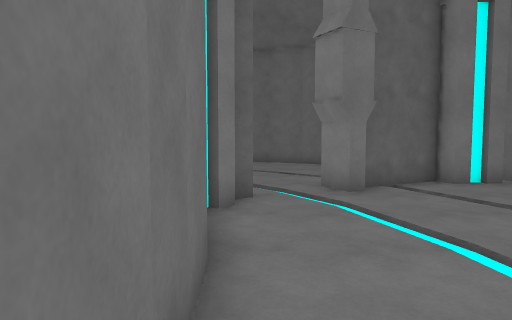
view 1 (above)

16 first-person views from a walk through a scene from a Unity 3-D project. The camera is 1.4 m above the floor, tilts 4° down and sees 70° across. The floor is counted in squares, 1 m on a side. Each view is taken from the middle of a square. On the plan, view 1 faces up. The plan holds only what a view shows up to about 16 squares ahead; the rest is blank. The place goes on beyond the plan. The player is left out.

view 2
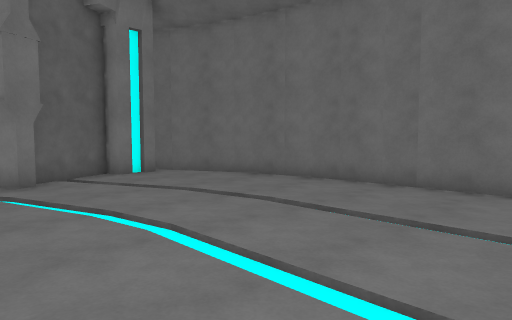

view 3
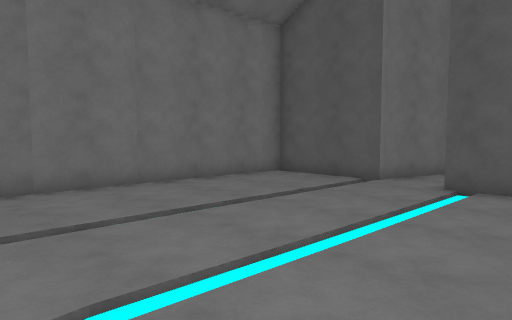

view 4
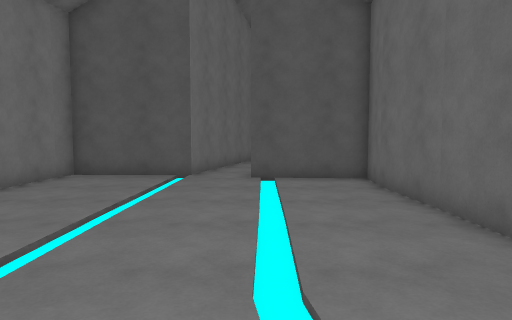

view 5
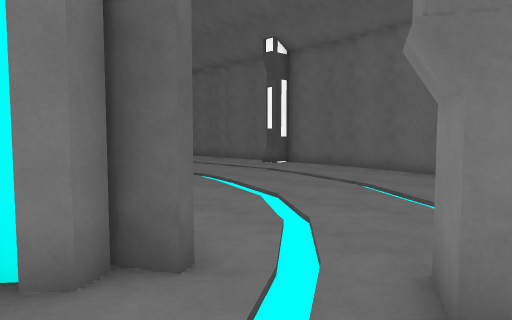

view 6
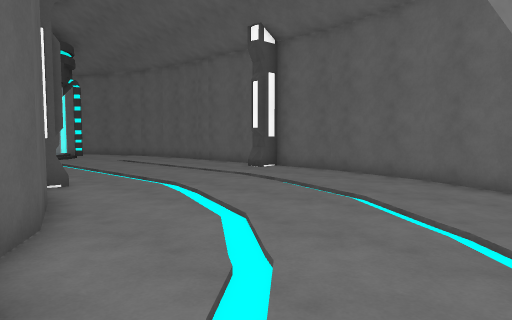

view 7
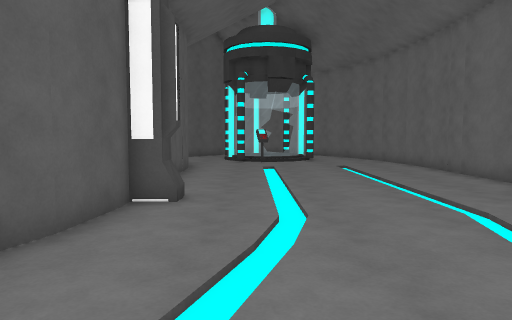

view 8
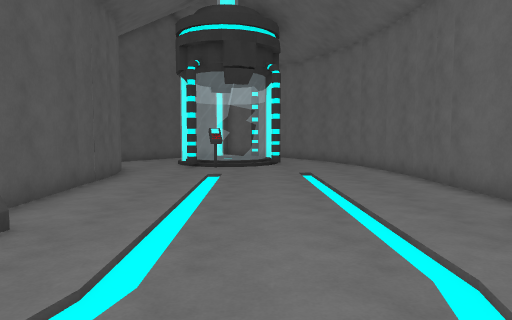

view 9
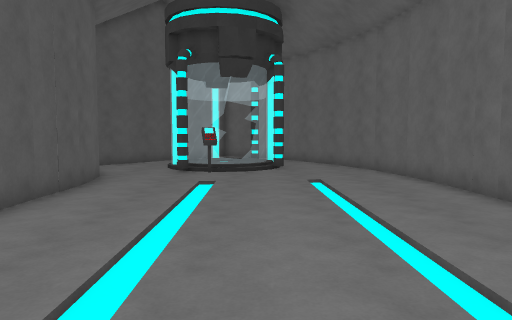

view 10
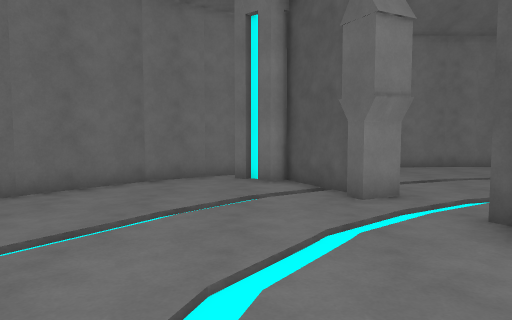

view 11
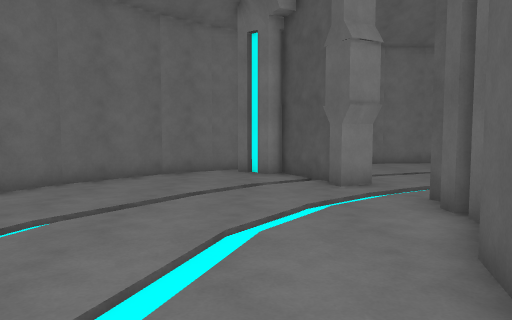

view 12
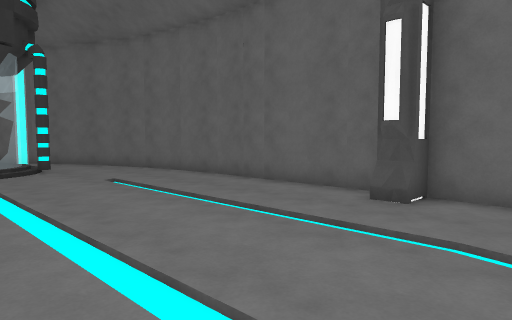

view 13
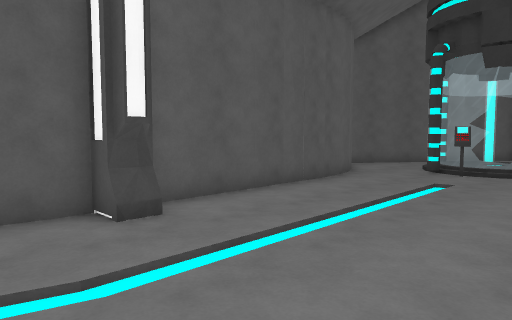

view 14
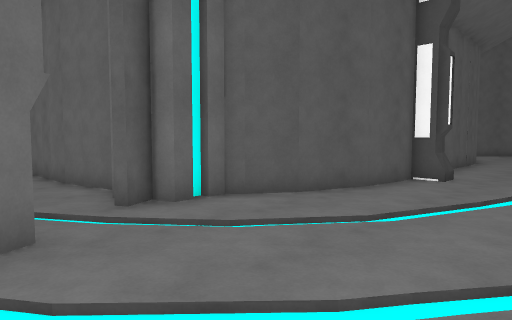

view 15
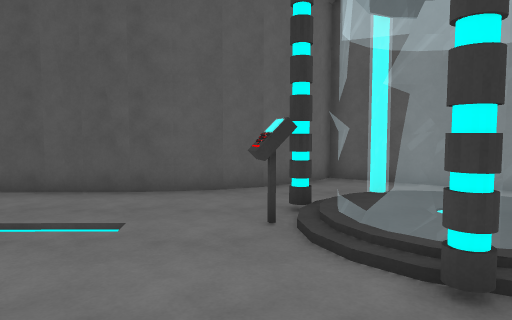

view 16
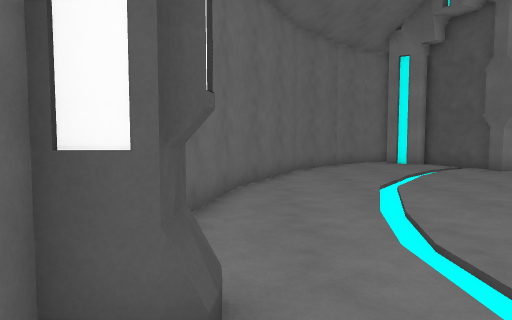

### Floor plan
Key: @ floor where view 1 was taken; # wall or solid block; . floor; = window, fence, low wall or low ledge.
Columns run from 22 left of view 1 to 10 right of it. Each row starts with its distance up from view 1.
 21      #############
 20 ######......##...#####
 19 #....................###
 18 .......................###
 17 .........................##
 16 =#........................##
 15 ==.........................##
 14  #=.........................##
 13  ==#.........................#
 12 ==#........................###
 11 .............#.............##
 10 ....##############......########
  9 ...##            ###....#......#
  8 ####               ###.........#
  7                      #.........##
  6                      #..........#
  5                      #..........#
  4                      #..........#
  3                      #..........#
  2                      #..........#
  1                      #..........#
  0                      #@.........#
 -1                      #..........#
 -2                      #..........#
 -3                      #..........#
 -4                      #..........#
 -5                      #..........#
 -6                      #####......#
 -7                           .######
 -8                          ..#
 -9                          ..#
-10                           .#

Positions as (right, up) in squares from view 1, and headings:
1: (0, 0), facing up
2: (0, -2), facing up-right
3: (0, 4), facing down-right
4: (3, 6), facing down
5: (3, 6), facing up-left
6: (2, 8), facing up-left
7: (-1, 13), facing left
8: (-4, 15), facing left
9: (-6, 15), facing left
10: (-6, 12), facing right
11: (-8, 12), facing right
12: (-6, 12), facing up-left
13: (-6, 17), facing down-left
14: (3, 15), facing down-left
15: (-19, 19), facing down
16: (-12, 19), facing right
